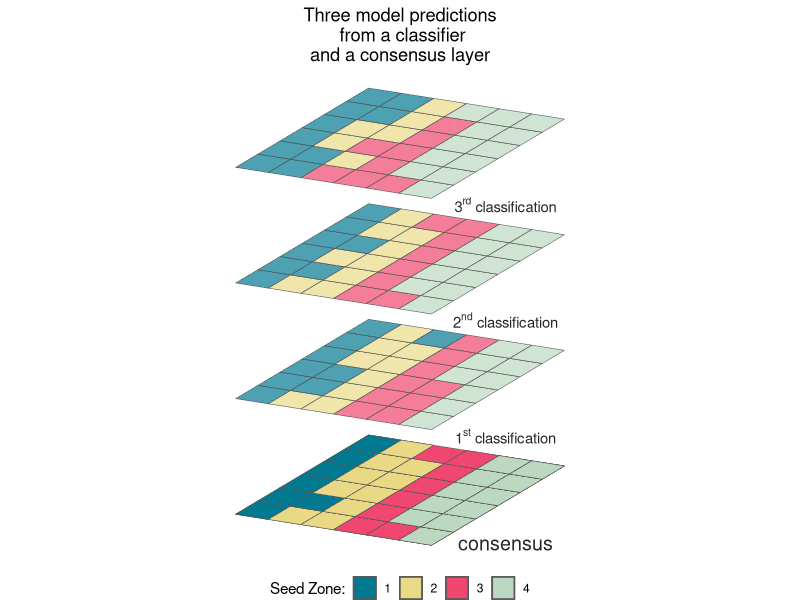

The R source for this figure:
library(tidyverse)


#' Rotate simple features for 3D layers
#' @description Rotates a simple features layer using a shear matrix transformation on the 
#' \code{geometry} column. This can get nice for visualization and works with
#' points, lines and polygons. Code by Stefan Jünger Denis Cohen, perhaps based upon work by
#' spacedman. 
#'
#' @param data an object of class \code{sf}
#' @param x_add integer; x value to move geometry in space
#' @param y_add integer; x value to move geometry in space
#'
#' @importFrom magrittr %>%

rotate_sf <- function(data, x_add = 0, y_add = 0) {
  
  shear_matrix <- function (x) { 
    matrix(c(2, 1.2, 0, 1), 2, 2) 
  }
  
  rotate_matrix <- function(x) { 
    matrix(c(cos(x), sin(x), -sin(x), cos(x)), 2, 2) 
  }
  
  data %>% 
    dplyr::mutate(
      geometry = 
        .$geometry * shear_matrix() * rotate_matrix(pi / 20) + c(x_add, y_add)
    )
}


# create dummy data, here each value will indicate a layer classification from 
# 1 to 4
v <- rep(1:4, each = 9)

v2 <- v 
v2[10] <- 1 ; v2[c(7,9)] <- 2  ; v2[18] <- 3  ; v2[c(26,27)] <- 4 

v3 <- v
v3[c(11,12)] <- 1  ; v3[9] <- 2  ; v3[c(13,15)] <- 3  ; v3[c(24,26,27)] <- 4 

v[c(9, 18)] <- 1; v[7] <- 2 ; v[29] <- 4

# combined our dummy data with some dummy coordinates, which will become points
# in the x and y direction. We will buffer out the points to turn them into
# raster tiles. 
sf_lyrs <- cbind(
  'lyr1' = v,  'lyr2' = v2, 'lyr3' = v3,
  x = rep(1:6, each = 6), 
  y = rep(1:6) # automatically recycles  
) |>
  data.frame() |>
  sf::st_as_sf( coords = c('x', 'y'), remove = FALSE) |>
  sf::st_buffer(0.5, endCapStyle = 'SQUARE') |>
  dplyr::mutate(across(lyr1:lyr3, ~ factor(.x)))

rm(v, v2, v3)
# Now we can create a final raster from our example of three different classification 
# runs 

sf_sum <- sf_lyrs |>
  pivot_longer(lyr1:lyr3) |>
  group_by(x, y) |>
  add_count(value) |>
  group_by(x, y) |> 
  mutate(ID = cur_group_id(), .before  = geometry)

# identify the cells which have a plurality of consensus
consen <- filter(sf_sum, n >= 2) # all but one cell's have 2/3 or 3/3 agreement

no_consen <- filter(sf_sum, ! ID %in% consen$ID) |>
  # select the value from our reference layer, we will say that layer 2 is that. 
  filter(name == 'lyr2')

output_r <- bind_rows(consen, no_consen) |>
  arrange(ID) |>
  select(lyr_consensus = value)

rm(consen, no_consen, sf_sum)

# create a specified palette for our classified layers s
cols <- c("1" = '#007991', "2" = '#E9D985', "3" = '#EF476F', "4" = '#BCD8C1')

# create the plot using the rotate_sf function. 
r_plot <- ggplot() + 
  
  geom_sf(data = rotate_sf(output_r), # bottom layer
          aes(fill = lyr_consensus)) +
  
  geom_sf(data = rotate_sf(sf_lyrs, y_add = 7), # lower layer
    aes(fill = lyr1), alpha = .7) + 
  
  geom_sf(data = rotate_sf(sf_lyrs, y_add = 14), # middle layer
    aes(fill = lyr2),  alpha = .7) + 

  geom_sf(data = rotate_sf(sf_lyrs, y_add = 21), # uppermost layer, y_add relative to base
    aes(fill = lyr3),  alpha = .7) +
  
  scale_fill_manual(values = cols, name = 'Seed Zone:') + 
  theme_void() + 
  theme(
    legend.position="bottom", 
    plot.title = element_text(hjust = 0.5)) + 
  labs(title = 'Three model predictions\n from a classifier\nand a consensus layer') + 
  annotate("text", x = 18, y = -1.5, size=5, color="gray15", label = "consensus") +

  annotate("text", x = 18, y = 5, size=3.75, color="gray15",
           label = deparse(bquote('1'^'st'*' classification')), parse = TRUE) + 
  annotate("text", x = 18, y = 12, size=3.75, color="gray15", 
           label = deparse(bquote('2'^'nd'*' classification')), parse = TRUE) + 
  annotate("text", x = 18, y = 19, size=3.75, color="gray15", 
           label = deparse(bquote('3'^'rd'*' classification')), parse = TRUE) 
  
ggsave('../poster/Rasters.png', r_plot, bg = 'transparent', 
       dpi = 300, units = 'in', height = 5, width = 3.5)
